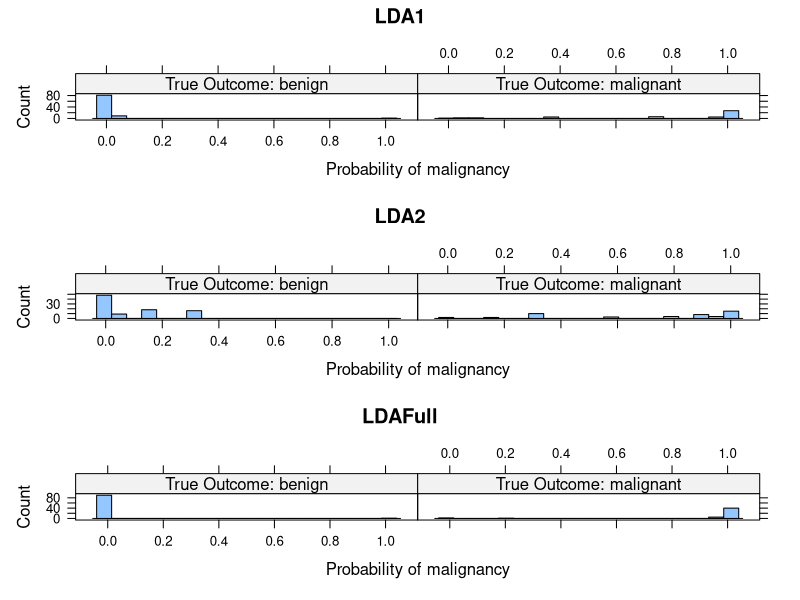

Source code (R): (Note: this script raises an error after producing the figure.)
## ---- chunk 1
# read in tab-delimited data file
breastCancerFull <- read.delim("breast-w.txt", head=TRUE);
## ---- chunk 2
# Load the "caret" package. This package is used to partition data, training and test classification models etc.
library(caret)
set.seed(1)
inTrain <- createDataPartition(breastCancerFull$Class, p = .8)[[1]]
breastCancerTrain <- breastCancerFull[ inTrain, ]
breastCancerTest  <- breastCancerFull[-inTrain, ]
## ---- chunk 3
# Here we create a logistic regression model using the train() function. For the "method" parameter, "glm" stands for "generalized linear model" and using "glm" correspond to calling the "glm" package. This call will produce a logistic regression model.
# The trControl parameter gives control of what methods to be used for evaluating and selecting model and how many times such procedure will be repeated. We will introduce model evaluation and selection in later lectures.
set.seed(1)
LDA1 <- train(Class ~ Cell_Size_Uniformity,
                     data = breastCancerTrain,
                     method = "lda",
                     trControl = trainControl(method = "repeatedcv", 
                                              repeats = 5))

## Print diagnostic and summary information and statistics fo the model 
LDA1
summary(LDA1)
## ---- chunk 4
set.seed(1)
LDA2 <- train(Class ~ Clump_Thickness,
                     data = breastCancerTrain,
                     method = "lda",
                     trControl = trainControl(method = "repeatedcv", 
                                              repeats = 5))
LDA2
summary(LDA2)
## ---- chunk 5
# Notice that we used the training set of the data to training this and the above two LDA models.
set.seed(1)
LDAFull <- train(Class ~ .,
                     data = breastCancerTrain,
                     method = "lda",
                     trControl = trainControl(method = "repeatedcv", 
                                              repeats = 5))

LDAFull
summary(LDAFull)
# Using $ sign to extract the model selected by our "trControl" procedure and print its information
LDAFull$finalModel
## ---- chunk 6
# Create prediction function that takes in a LDA model and extract some prediction information from this model on predicting test set and subsequently return these prediction information.
PredictFunc <- function(model) {
  breastCancerResults <- data.frame(obs = breastCancerTest$Class)
  breastCancerResults$prob <- predict(model, breastCancerTest, type = "prob")[, "malignant"]
  breastCancerResults$pred <- predict(model, breastCancerTest)
  breastCancerResults$Label <- ifelse(breastCancerResults$obs == "malignant", 
                              "True Outcome: malignant", 
                              "True Outcome: benign")
  return(breastCancerResults)
}

# Now use the three models that we created above to perform classification on the test set of the data. 
breastCancerResults1 <- PredictFunc(LDA1)
breastCancerResults2 <- PredictFunc(LDA2)
breastCancerResultsFull <- PredictFunc(LDAFull)
## ---- chunk 7
# First, let us plot the probability of malignancy
library(gridExtra)
hist1 <- histogram(~prob|Label, data = breastCancerResults1, layout = c(2, 1), nint = 20, xlab = "Probability of malignancy",
          type = "count", main="LDA1")
hist2 <- histogram(~prob|Label, data = breastCancerResults2, layout = c(2, 1), nint = 20, xlab = "Probability of malignancy",
          type = "count", main="LDA2")
hist3 <- histogram(~prob|Label, data = breastCancerResultsFull, layout = c(2, 1), nint = 20, xlab = "Probability of malignancy",
          type = "count", main="LDAFull")
grid.arrange(hist1, hist2, hist3, nrow=3)

# Now, create the confusion matrix from the test set.
confusionMatrix(data = breastCancerResults1$pred, 
                reference = breastCancerResults1$obs)
confusionMatrix(data = breastCancerResults2$pred, 
                reference = breastCancerResults2$obs)
confusionMatrix(data = breastCancerResultsFull$pred, 
                reference = breastCancerResultsFull$obs)
## ---- chunk 8
# perform evaluation using pROC package
library(pROC)
breastCancerROC1 <- roc(breastCancerResults1$obs, breastCancerResults1$prob)
breastCancerROC2 <- roc(breastCancerResults2$obs, breastCancerResults2$prob)
breastCancerROCFull <- roc(breastCancerResultsFull$obs, breastCancerResultsFull$prob)

# calling some useful function to evaluate a model
auc(breastCancerROC1)
ci.auc(breastCancerROC1)

# visualize and compare performance using ROC curve. Note ROC curve stands for "receiver operating characteristic" curve
plot(breastCancerROC1, legacy.axes = TRUE, col="red")
plot(breastCancerROC2, legacy.axes = TRUE, col="blue", add=TRUE)
plot(breastCancerROCFull, legacy.axes = TRUE, col="black", add=TRUE)

# output session information
sessionInfo()
